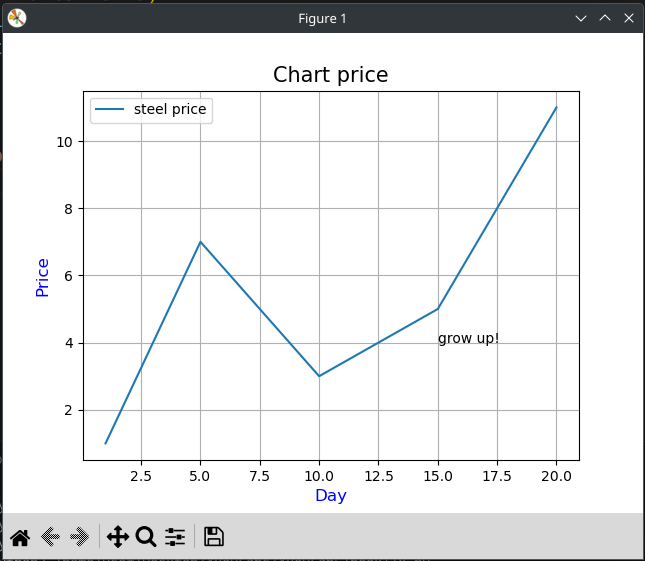

This chart was generated by the following Python code:
import matplotlib.pyplot as plt
x = [1, 5, 10, 15, 20]
y = [1, 7, 3, 5, 11]
plt.plot(x, y, label='steel price')
plt.title('Chart price', fontsize=15)
plt.xlabel('Day', fontsize=12, color='blue')
plt.ylabel('Price', fontsize=12, color='blue')
23
plt.legend()
plt.grid(True)
plt.text(15, 4, 'grow up!')
plt.show()
